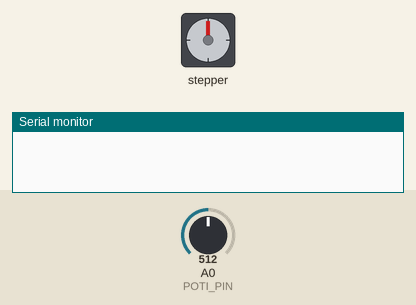
Recording of a sketch running on a simulated Arduino Uno, built with avr-gcc and run on an emulated ATmega328P. On the bench: stepper motor, the last lines printed to the serial monitor. Wiring (inferred from the names in the program): stepper motor driver (200 steps per turn assumed): step pin 3; direction pin 2. The inputs (shaded band) are chosen by the test bench; at power-on: A0 (POTI_PIN) = 512.

Above: at 1.2 s.
1.3 s: A0 (POTI_PIN) set to 716
At 1.67 s:
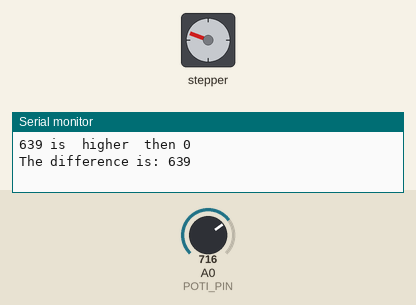
At 4.2 s:
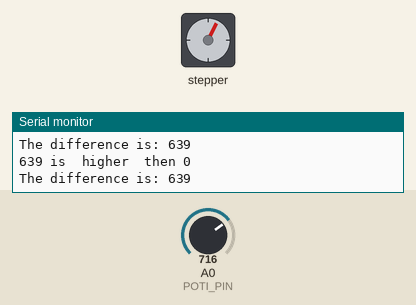
4.3 s: A0 (POTI_PIN) set to 306
At 6.78 s:
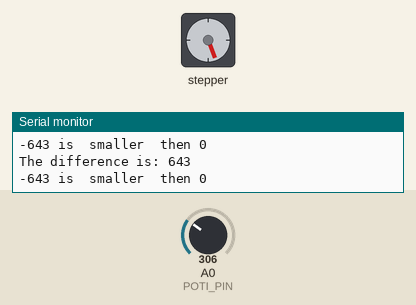
7.3 s: A0 (POTI_PIN) set to 122
10.3 s: A0 (POTI_PIN) set to 306
13.3 s: A0 (POTI_PIN) set to 900
Timing chart, 0 to 20.3 s (numbered marks = the images above; inputs shaded):
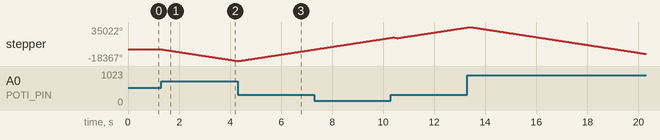

Measured:
- after the input at 1.3 s, stepper: keeps turning counter-clockwise at about 6103°/s, starting at once

The sketch:

stepper.ino
```cpp
// bind stepper with schmalzhaus.com easydriver to poti
#define DIR_PIN 2
#define STEP_PIN 3
#define POTI_PIN A0

int dir = LOW;
int threshold = 5;
int diff = 0;
//speed is any number from .01 -> 1 with 1 being fastest - Slower is stronger
float master_speed = .5;
int previous_val = 0;

void setup(){
  Serial.begin(9600);
  pinMode(DIR_PIN, OUTPUT);
  pinMode(STEP_PIN, OUTPUT);


}
void loop(){
  // read from the poti
  int val = analogRead(POTI_PIN);
  // map the value to the steps of the stepper
  val = map(val, 0, 1023, -1600, 1600);

  if(val < previous_val - threshold){

    dir = HIGH;

    diff = previous_val - val;

    rotate(diff, master_speed, dir);

       Serial.print(val);
       Serial.print(" is ");
       Serial.print(" smaller ");
       Serial.print(" then ");
       Serial.println(previous_val);
       Serial.print("The difference is: ");
       Serial.println(diff);

  }
  else if(val > previous_val + threshold){
    dir = LOW;

    diff = val - previous_val;

    // call the function rotate
    rotate(diff, master_speed, dir);
       Serial.print(val);
       Serial.print(" is ");
       Serial.print(" higher ");
       Serial.print(" then ");
       Serial.println(previous_val);
       Serial.print("The difference is: ");
       Serial.println(diff);
  }
  else{
    val = 0;
    //    Serial.println("Still");
//      rotate(0, master_speed, LOW);
  }

  previous_val = val;
}


void rotate(int steps, float speed, int dir){
  //rotate a specific number of microsteps (8 microsteps per step) - (negitive for reverse movement)


  digitalWrite(DIR_PIN, dir);

  float usDelay = (1/speed) * 70;

  for(int i=0; i < steps; i++){

    digitalWrite(STEP_PIN, HIGH);
    delayMicroseconds(usDelay);

    digitalWrite(STEP_PIN, LOW);
    delayMicroseconds(usDelay);
  }
}
```
